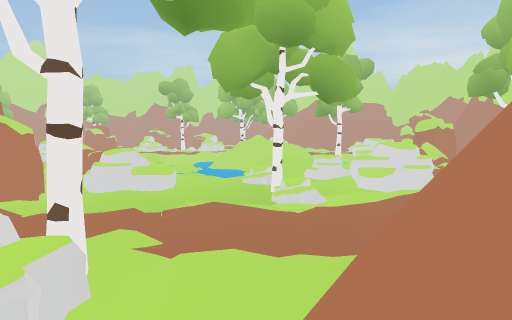
view 1 (above)

24 first-person views from a walk through a Unity game level. The camera is 1.3 m above the floor, tilts 4° down and sees 70° across. The floor is counted in squares, 2 m on a side. Each view is taken from the middle of a square. On the plan, view 1 faces up. The plan holds only what a view shows up to about 11 squares ahead; the rest is blank. The place goes on beyond the plan. The player character is not drawn. Some animated figures are left out.

view 2
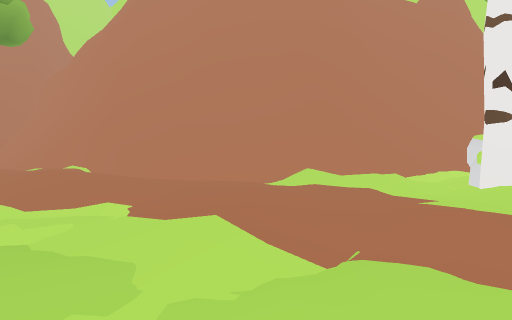

view 3
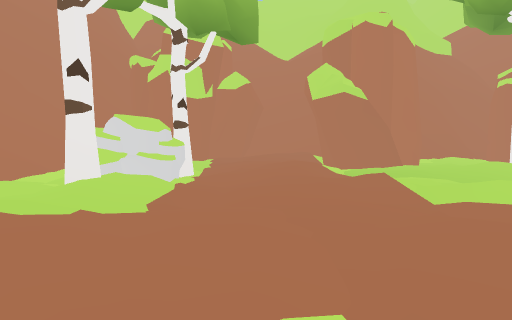

view 4
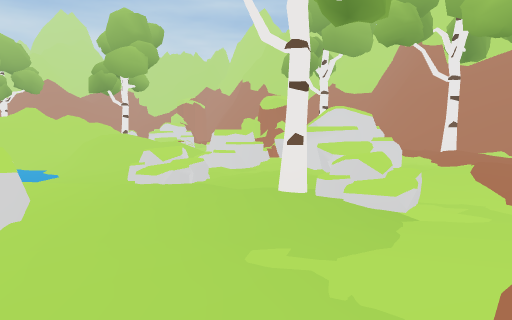

view 5
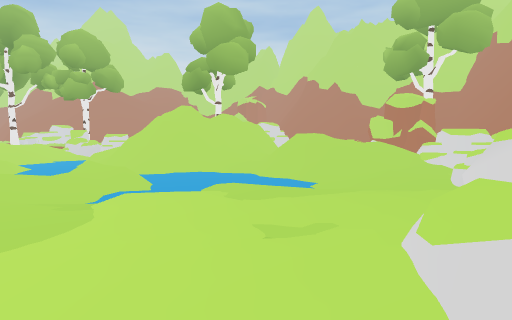

view 6
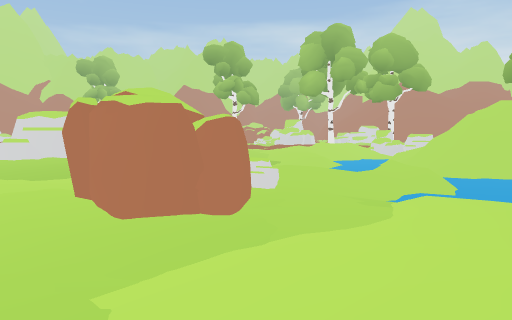

view 7
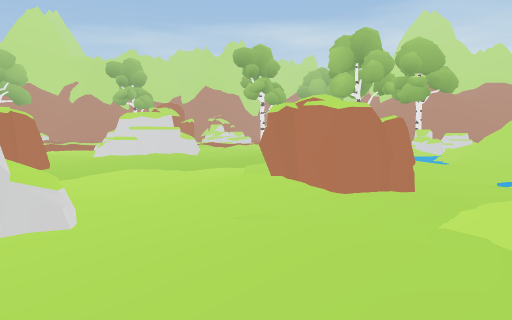

view 8
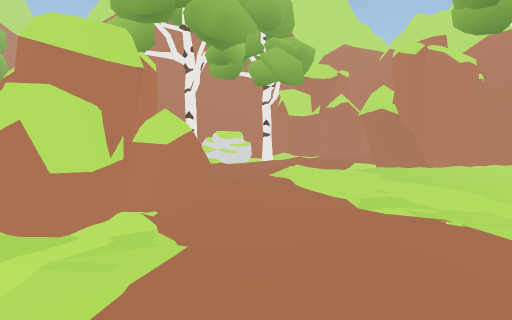

view 9
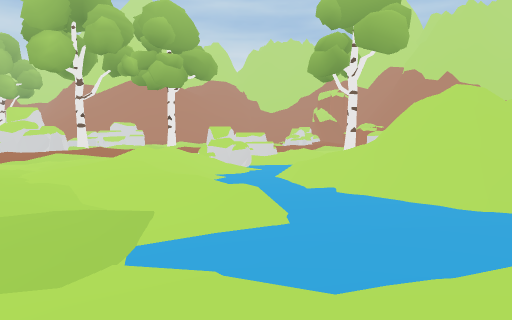

view 10
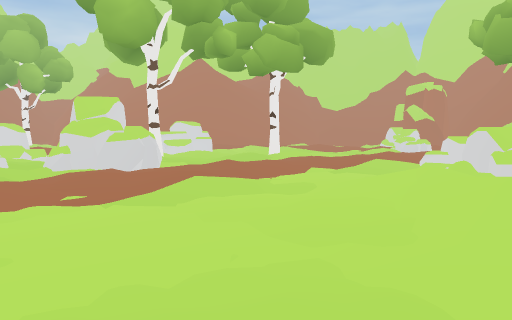

view 11
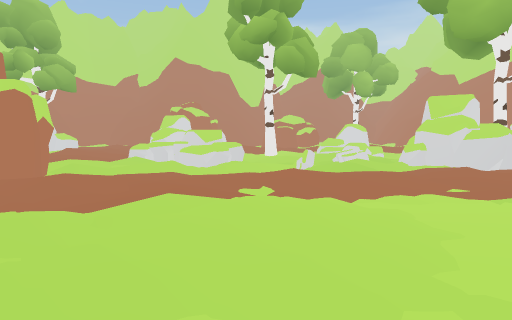

view 12
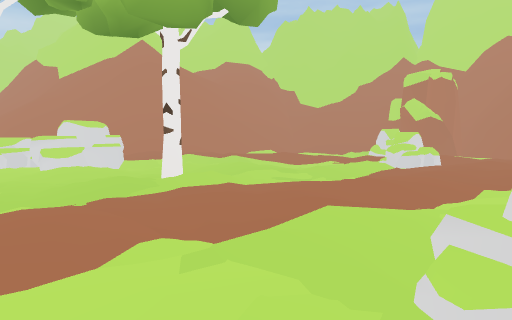

view 13
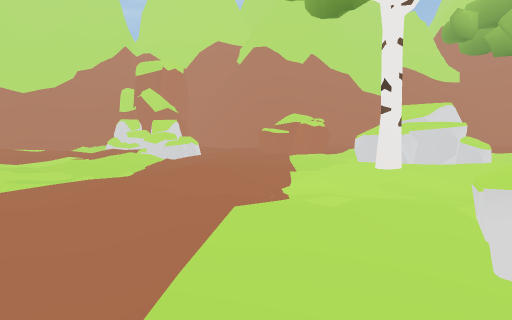

view 14
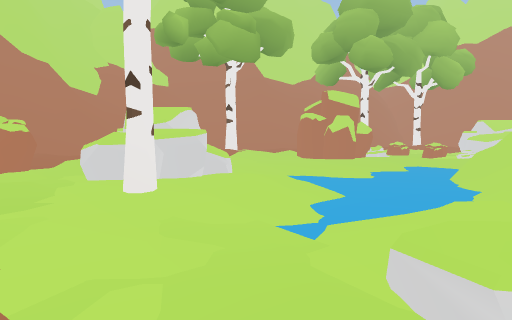

view 15
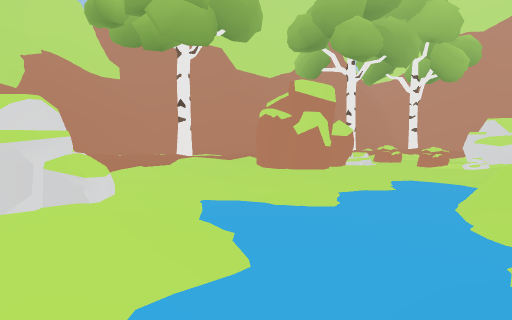

view 16
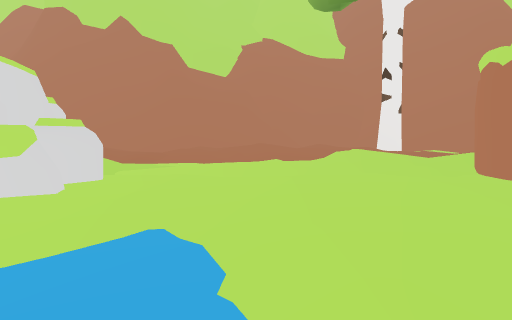

view 17
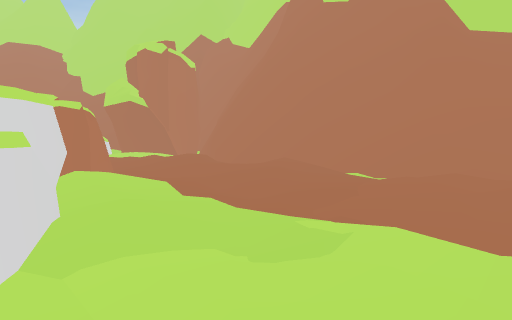

view 18
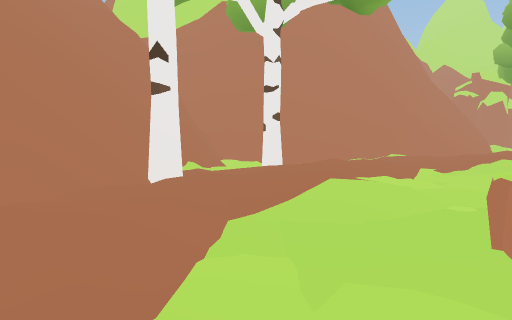

view 19
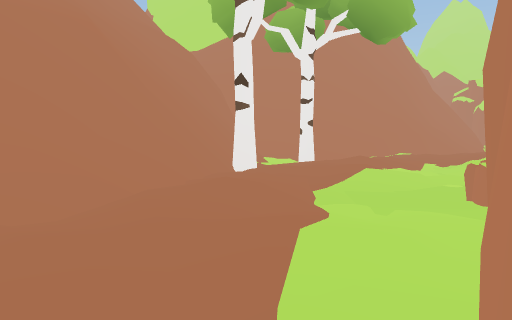

view 20
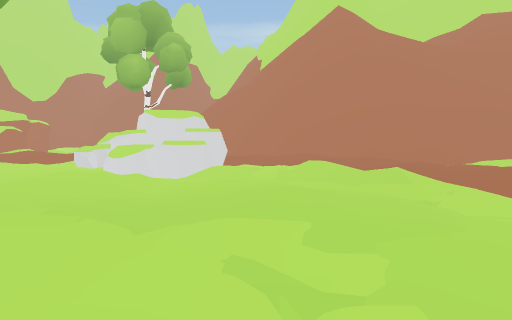

view 21
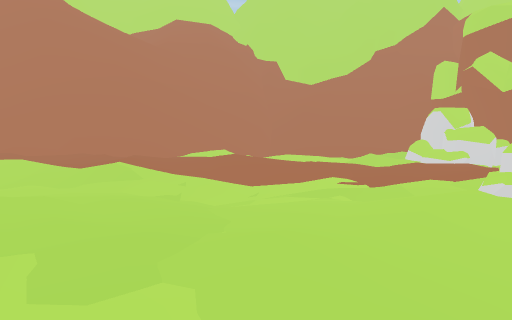

view 22
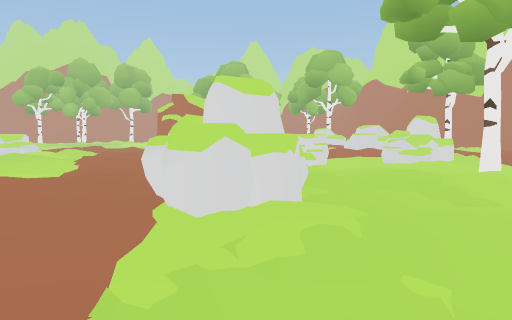

view 23
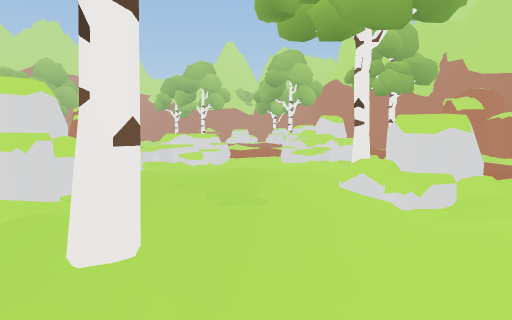

view 24
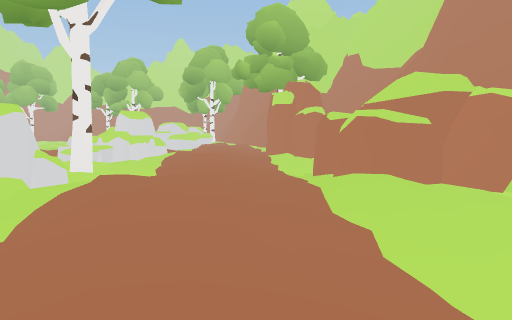

### Floor plan
Key: @ floor where view 1 was taken; # wall or solid block; x gap in a wall; . main floor; : floor 0.25 m higher than the main floor; - floor 0.25 m lower than the main floor; + floor 0.5 m higher than the main floor; _ floor 0.5 m lower than the main floor; * floor 1 m higher than the main floor; % floor 1.25 m higher than the main floor; / step, stairs or slope; = window, fence, low wall or low ledge; ^ raised ledge; R rock; T tree; O other object.
Columns run from 11 left of view 1 to 14 right of it. Each row starts with its distance up from view 1.
 43 OO  OOO...
 42 OO.-OO./.--
 41  .......:/:.
 40  ::::.::+:.    /##
 39  :///-//.--RR ::/#####
 38 RR.--.RR...RR R...:######
 37 RR/-T.RR-...RRR./::.:/-=#
 36  R/-....--...R-.:.::  :-=#
 35  .-..:....-.:.-..:.+  .-.=
 34  R--.....:T..-....-:: /.:#
 33 RRR.-R.........:.--.:..R
 32 ..R.//RRR/-.:T....-.::RR##
 31 ::..R:.RR-...:.-/.///   .#
 30 .....:..:/:....--..RR/  ..
 29 O:::::::/::.::::::.:/:   #
 28 :+:./..:..-.///:..:/OO:: #
 27  ..:......-//.---.:.OO/: #
 26  ......::/ RR/---T..OO:/ #
 25  :...../+/RR//_/..RR::.:=#
 24    .::://-___/_/:.RRR..:.#
 23      :+/___  ___/.RR/-:..#
 22      .:/_// =/____-..-.:/#
 21   ....//_/// /___--..-.+ #
 20 RR...-___=////=__---./.::
 19 RR....___##x= =__--..:.::
 18 ::.....//_//// __-OOO...T.
 17 ..-. .:./__//= /_.-OO...-#
 16 .... R-____/%*O/..OO.::.##
 15 ...OOO---__//*/..O--..:=##
 14  ..:O.-..---./R.--O--/:/^
 13  R-....-..-R-RRRR.-..:#^^
 12  R.:.../.:.RR-.RR-.:..##
 11   ....RRR.....RRR-..:T##
 10 + .....RR...T---.-/:./#
  9  :/-OO..:.-.R-.:..:/.=#
  8 .:./OOO.:...--/::.  T##
  7 ..::O::...:..:+:..=-###
  6  -..:::::+::.:./###=##
  5  ---.....:....#=##^^^##
  4  -..:.::.T/://##^
  3  ..-.:::.R..=##^
  2  ....-/:RR.==^^
  1   ::.-::TR./^
  0  T..OO.:   @^
 -1  ..OOO...##^^
 -2 O=.O O::####
 -3 #########

Positions as (right, up) in squares from view 1, and headings:
1: (0, 0), facing up
2: (-3, 9), facing down-right
3: (-4, 8), facing down
4: (-3, 7), facing up-right
5: (-6, 11), facing up-right
6: (-6, 11), facing up
7: (-8, 10), facing up
8: (-11, 10), facing down-right
9: (-7, 18), facing up-right
10: (-7, 24), facing up-right
11: (-8, 24), facing up
12: (-2, 26), facing up-right
13: (-1, 28), facing right
14: (1, 28), facing down-right
15: (2, 25), facing down-right
16: (4, 21), facing right
17: (8, 21), facing up-right
18: (9, 16), facing down
19: (10, 18), facing down
20: (4, 29), facing up
21: (4, 30), facing up-right
22: (1, 32), facing left
23: (1, 35), facing left
24: (0, 41), facing left
